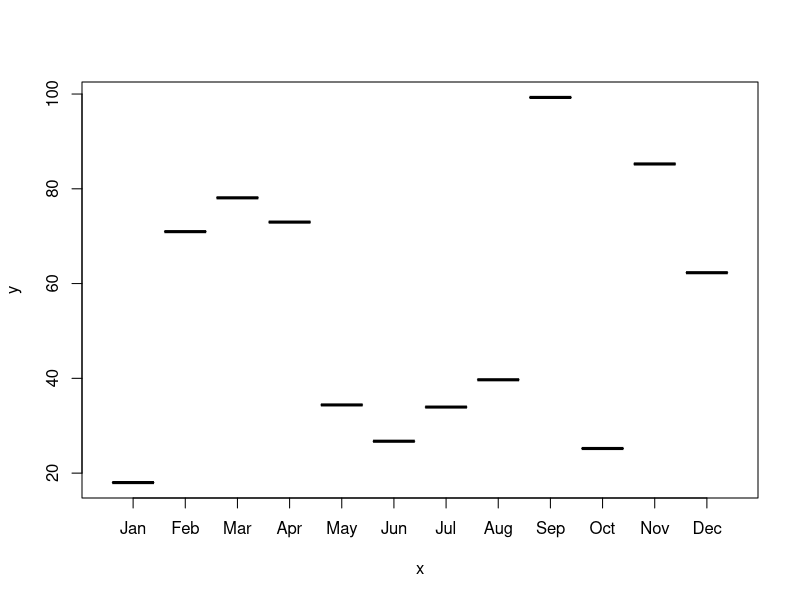
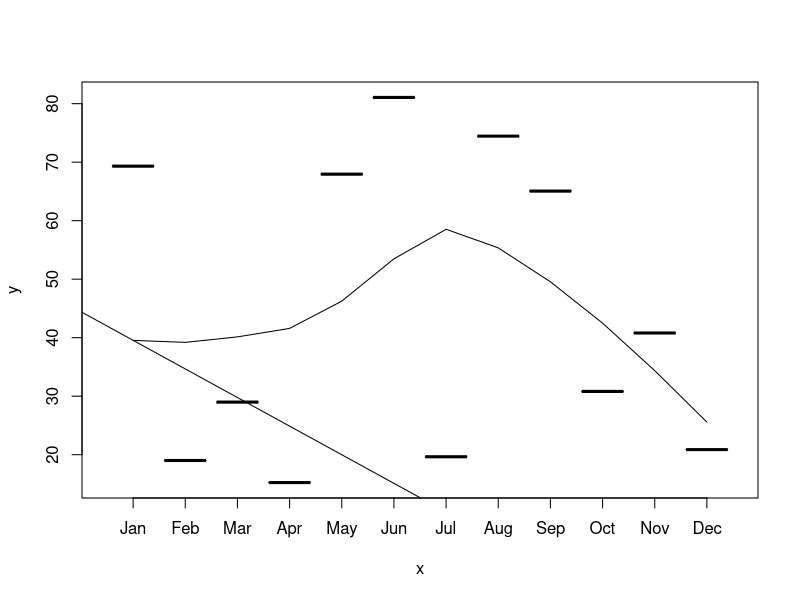

Source code (R) for these figures, in order:
# Graphs for MA

salemonth = month.abb[1:12]
salemonth  # order of variables not correct
salemonth = factor(salemonth, ordered=T, levels=month.abb[1:12])
salemonth
product1 = round(runif(12,10,100),2)
product2 = round(runif(12,10,100),2)
sales = data.frame(salemonth, product1, product2)
str(sales)
# ok
plot(salemonth, product1, data=sales, type='l', col='red')
plot(salemonth, product2, data=sales, type='l', col='red')
par(options)
abline(lm(product2 ~ salemonth))
lines(lowess(product2 ~ salemonth))
